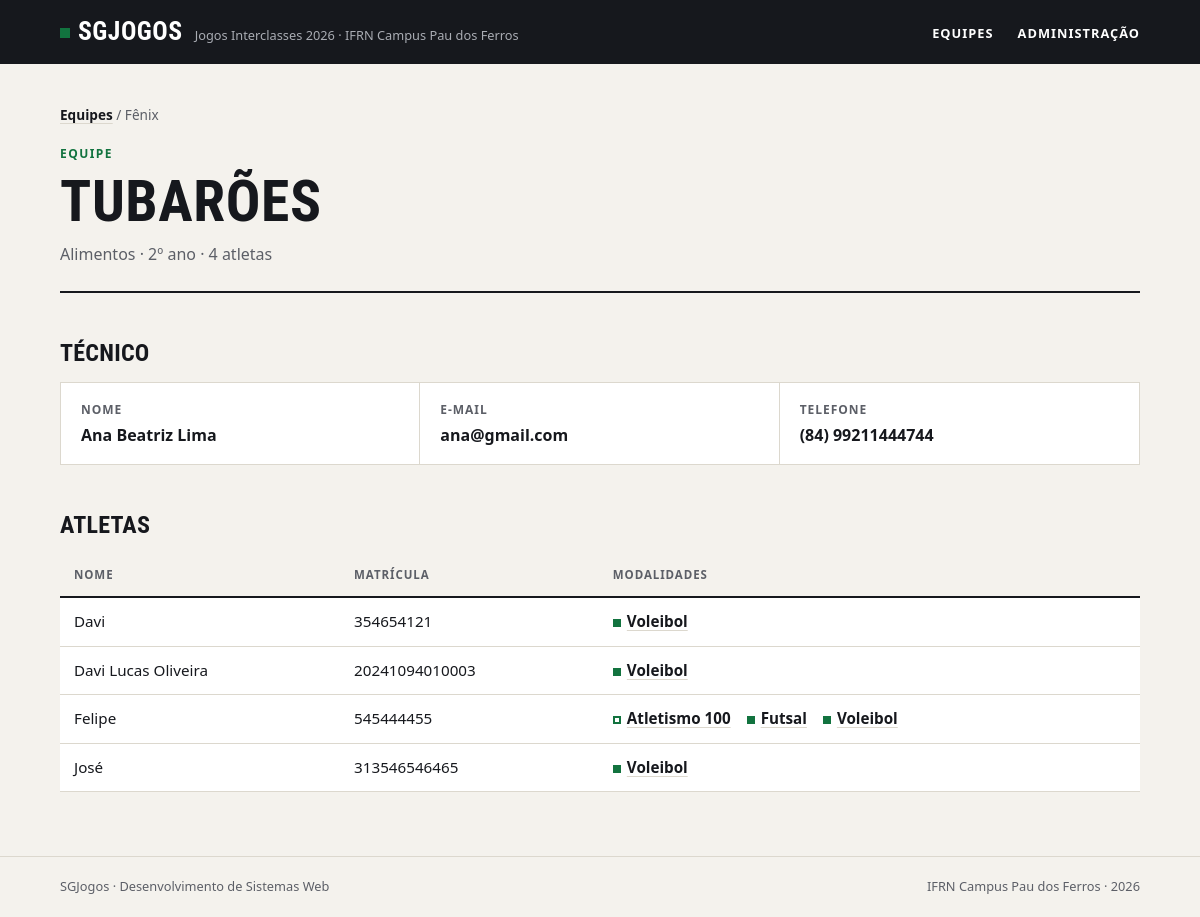
Page /equipes/6/ on the committed database.
### jogos/models.py (models this page shows)
class Equipe(models.Model):
    nome = models.CharField(max_length=50, unique=True)
    curso = models.CharField(max_length=50)
    cor = models.CharField(max_length=50)
    criada_em = models.DateField(auto_now_add=True)
    class Meta:
        verbose_name = 'Equipe'
        verbose_name_plural = 'Equipes'
        ordering = ['nome']
    def __str__(self):
        return self.nome

class Tecnico(models.Model):
    nome = models.CharField(max_length=50)
    email = models.EmailField(max_length=254)
    telefone = models.CharField(max_length=50)
    equipe = models.OneToOneField("Equipe", on_delete=models.CASCADE, related_name='tecnico')
    class Meta:
        verbose_name = 'Tecnico'
        verbose_name_plural = 'Tecnicos'
        ordering = ['nome']
    def __str__(self):
        return self.nome

class Atleta(models.Model):
    nome = models.CharField(max_length=50)
    matricula = models.CharField(max_length=50, unique=True)
    data_nascimento = models.DateField()
    equipe = models.ForeignKey("Equipe", on_delete=models.PROTECT, related_name='atletas')
    modalidades = models.ManyToManyField("Modalidade", null=True, blank=True, related_name='atletas')
    class Meta:
        verbose_name = 'Atleta'
        verbose_name_plural = 'Atletas'
        ordering = ['nome']
    def __str__(self):
        return self.nome

class Modalidade(models.Model):
    class Tipo(models.TextChoices):
        COLETIVO = 'coletivo'
        INDIVIDUAL = 'individual'
    nome = models.CharField(max_length=50, unique=True)
    tipo = models.CharField(choices=Tipo)
    max_atletas = models.PositiveIntegerField()
    class Meta:
        verbose_name = 'Modalidade'
        verbose_name_plural = 'Modalidades'
        ordering = ['nome']
    def __str__(self):
        return self.nome

### jogos/views.py (the view)
# urls.py: path('equipes/<int:id>/', equipe, name="equipe"),
def equipe(request, id):
    equipe = get_object_or_404(
        Equipe,
        id=id
    )
    return render(request, "jogos/equipe.html", {'equipe': equipe})

### jogos/templates/jogos/equipe.html (shortened to what this page needs)
{% extends "base.html" %}
{% block main %}
        <nav class="trilha"><a href="{% url "jogos:index" %}">Equipes</a> / Fênix</nav>
        <header class="topo">
            <span class="sobretitulo">Equipe</span>
            <h1>{{equipe}}</h1>
            <p class="descricao">{{equipe.curso}} · {{equipe.atletas.count}} atletas</p>
        </header>
        {% if equipe.tecnico %}
            <h2>Técnico</h2>
            <dl class="numeros ficha">
                <div>
                    <dt>Nome</dt>
                    <dd>{{equipe.tecnico}}</dd>
                </div>
                <div>
                    <dt>E-mail</dt>
                    <dd>{{equipe.tecnico.email}}</dd>
                </div>
                <div>
                    <dt>Telefone</dt>
                    <dd>{{equipe.tecnico.telefone}}</dd>
                </div>
            </dl>
        {% else %}
            <p class="aviso">Esta equipe ainda não tem técnico cadastrado.</p>
        {% endif %}
        <h2>Atletas</h2>
        <div class="tabela">
            <table>
                <thead>
                    <tr>
                        <th>Nome</th>
                        <th>Matrícula</th>
                        <th>Modalidades</th>
                    </tr>
                </thead>
                <tbody>
                    {% for atleta in equipe.atletas.all %}
                        <tr>
                            <td>{{atleta}}</td>
                            <td>{{atleta.matricula}}</td>
                            <td>
                                <ul class="modalidades">
                                    {% for modalidade in atleta.modalidades.all %}
                                        <li><a class="{{modalidade.tipo}}" href="{% url "jogos:modalidade" modalidade.id %}">{{modalidade}}</a></li>
                                    {% endfor %}
                                </ul>
                            </td>
                        </tr>
                    {% empty %}
                        <tr><td class="vazio" colspan="3">Nenhum atleta inscrito.</td></tr>
                    {% endfor %}
                </tbody>
            </table>
        </div>
{% endblock main %}

### jogos/static/css/style.css (style rules this page uses)
:root { --papel: #f4f2ed; --branco: #ffffff; --tinta: #16181d; --tinta-suave: #5c5f67; --linha: #dcd8ce; --verde: #12733f; --verde-claro: #e2efe6; --fonte-texto: system-ui, -apple-system, "Segoe UI", Roboto, Ubuntu, "Helvetica Neue", Arial, sans-serif; --fonte-titulo: "Bahnschrift SemiCondensed", "Bahnschrift", "Avenir Next Condensed", "Roboto Condensed", "Ubuntu Condensed", "Arial Narrow", var(--fonte-texto); }
*, *::before, *::after { box-sizing: border-box; }
* { margin: 0; padding: 0; }
body { min-height: 100vh; display: flex; flex-direction: column; background: var(--papel); color: var(--tinta); font-family: var(--fonte-texto); font-size: 1rem; line-height: 1.55; -webkit-font-smoothing: antialiased; }
a { color: inherit; }
ul { list-style: none; }
h1, h2, h3 { font-family: var(--fonte-titulo); font-stretch: condensed; font-weight: 700; line-height: 1.05; text-transform: uppercase; letter-spacing: 0.01em; }
.topo { padding-bottom: 24px; margin-bottom: 32px; border-bottom: 2px solid var(--tinta); }
.sobretitulo { display: block; margin-bottom: 8px; color: var(--verde); font-size: 0.75rem; font-weight: 700; letter-spacing: 0.12em; text-transform: uppercase; }
h1 { font-size: clamp(2.2rem, 6vw, 3.6rem); }
.descricao { max-width: 60ch; margin-top: 10px; color: var(--tinta-suave); }
h2 { margin: 48px 0 16px; font-size: 1.5rem; }
.trilha { margin-bottom: 20px; color: var(--tinta-suave); font-size: 0.85rem; }
.trilha a { color: var(--tinta); font-weight: 600; text-decoration-color: var(--linha); text-underline-offset: 3px; }
.numeros { display: grid; grid-template-columns: repeat(auto-fit, minmax(180px, 1fr)); border: 1px solid var(--linha); background: var(--branco); }
.numeros div { padding: 18px 20px; border-right: 1px solid var(--linha); }
.numeros div:last-child { border-right: none; }
.numeros dt { color: var(--tinta-suave); font-size: 0.75rem; font-weight: 700; letter-spacing: 0.08em; text-transform: uppercase; }
.numeros dd { margin-top: 4px; font-family: var(--fonte-titulo); font-stretch: condensed; font-size: 1.6rem; font-weight: 700; line-height: 1.15; font-variant-numeric: tabular-nums; overflow-wrap: anywhere; }
.tabela { overflow-x: auto; }
table { width: 100%; border-collapse: collapse; background: var(--branco); font-size: 0.95rem; font-variant-numeric: tabular-nums; }
th, td { padding: 12px 14px; border-bottom: 1px solid var(--linha); text-align: left; vertical-align: top; }
th { border-bottom: 2px solid var(--tinta); background: var(--papel); color: var(--tinta-suave); font-size: 0.72rem; font-weight: 700; letter-spacing: 0.08em; text-transform: uppercase; }
td a { font-weight: 600; text-decoration-color: var(--linha); text-underline-offset: 3px; }
.modalidades { display: flex; flex-wrap: wrap; gap: 4px 16px; }
.modalidades a::before { content: ""; display: inline-block; width: 8px; height: 8px; margin-right: 6px; background: var(--verde); }
.modalidades a.individual::before { background: transparent; box-shadow: inset 0 0 0 2px var(--verde); }
.numeros.ficha dd { font-family: var(--fonte-texto); font-stretch: normal; font-size: 1rem; font-weight: 600; line-height: 1.4; }

### rows in the picture
Equipe: nome "TUBARÕES", curso "Alimentos · 2º ano", atletas.count "4", tecnico "Ana Beatriz Lima", tecnico.email "ana@gmail.com", tecnico.telefone "(84) 99211444744"
Atleta: nome "Davi", matricula "354654121"
Modalidade: nome "Voleibol"
Atleta: nome "Davi Lucas Oliveira", matricula "20241094010003"
Atleta: nome "Felipe", matricula "545444455"
Modalidade: nome "Atletismo 100"
Modalidade: nome "Futsal"
Atleta: nome "José", matricula "313546546465"
